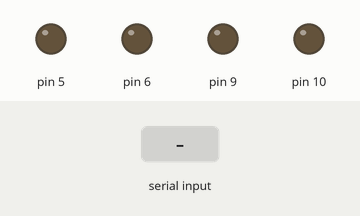
A sketch run on a simulated Arduino Uno, built with avr-gcc and run on an emulated ATmega328P. Shown: output pins drawn as LEDs (lit = HIGH). The test bench sets the inputs (shaded band).

Above: at 1.2 s.
1.3 s: "f" received over Serial
At 2.0 s:
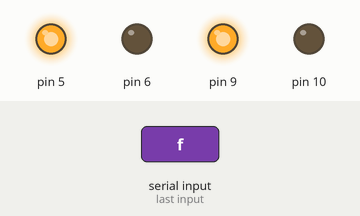
2.8 s: "b" received over Serial
At 3.2 s:
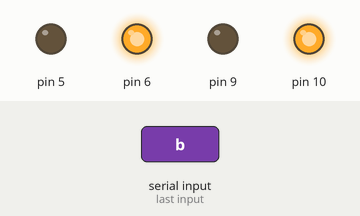
4.3 s: "l" received over Serial
At 5.5 s:
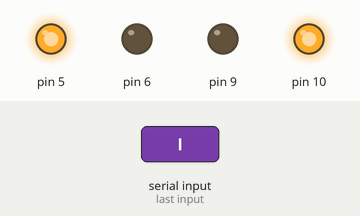
5.8 s: "r" received over Serial
At 6.7 s:
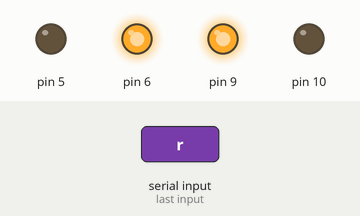
7.3 s: "s" received over Serial
At 7.8 s:
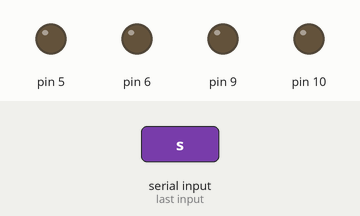
Timing chart, 0 to 9.8 s (numbered marks = the images above; inputs shaded):
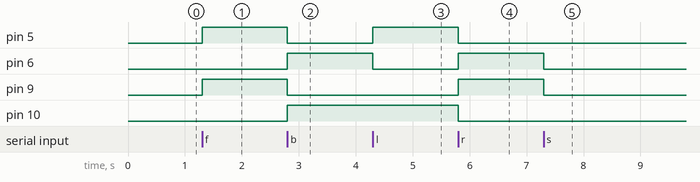

Measured:
- after the input at 1.3 s, pin 5, pin 9: LOW → HIGH at once
- after the input at 2.8 s, pin 5, pin 9: HIGH → LOW at once; pin 6, pin 10: LOW → HIGH at once
- after the input at 4.3 s, pin 5: LOW → HIGH at once; pin 6: HIGH → LOW at once
- after the input at 5.8 s, pin 5, pin 10: HIGH → LOW at once; pin 6, pin 9: LOW → HIGH at once
- after the input at 7.3 s, pin 6, pin 9: HIGH → LOW at once

The sketch:

smallcar.ino
```cpp
void setup()
{
  pinMode(5, OUTPUT);
  pinMode(6, OUTPUT);
  pinMode(9, OUTPUT);
  pinMode(10, OUTPUT);
  Serial.begin(9600);
}
int income123=0;
void loop()
{
	if(Serial.available()>0)
    {
    	income123=Serial.read();
      	switch(income123)
        {
        	case 'f':
          		forward();
          		break;
          	case 'b':
          		backward();
          		break;
          	case 'l':
          		left();
          		break;
          	case 'r':
          		right();
          		break;
          	case 's':
          		stop();
          		break;
          	default:
          		break;
        }
    }
}

void forward()
{
  digitalWrite(5,HIGH);
  digitalWrite(6,LOW);
  digitalWrite(9,HIGH);
  digitalWrite(10,LOW);
}

void backward()
{
  digitalWrite(6,HIGH);
  digitalWrite(5,LOW);
  digitalWrite(10,HIGH);
  digitalWrite(9,LOW);
}

void left()
{
  digitalWrite(5,HIGH);
  digitalWrite(6,LOW);
  digitalWrite(10,HIGH);
  digitalWrite(9,LOW);
}

void right()
{
  digitalWrite(6,HIGH);
  digitalWrite(5,LOW);
  digitalWrite(9,HIGH);
  digitalWrite(10,LOW);
}

void stop()
{
  digitalWrite(5,LOW);
  digitalWrite(6,LOW);
  digitalWrite(9,LOW);
  digitalWrite(10,LOW);
}
```
